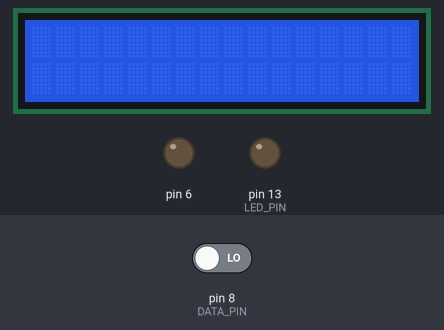
Bench run of a sketch on a simulated Arduino Uno, built with avr-gcc and run on an emulated ATmega328P. On the bench: 16×2 character LCD, output pins drawn as LEDs (lit = HIGH). Inputs (shaded band) come from the test bench; at power-on: pin 8 (DATA_PIN) LOW.

Above: at 1.2 s.
1.3 s: pin 8 (DATA_PIN) driven HIGH
At 3.5 s:
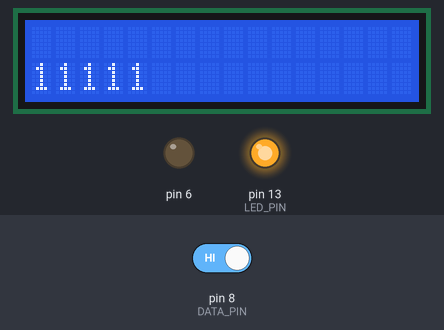
4.3 s: pin 8 (DATA_PIN) driven LOW
At 6.1 s:
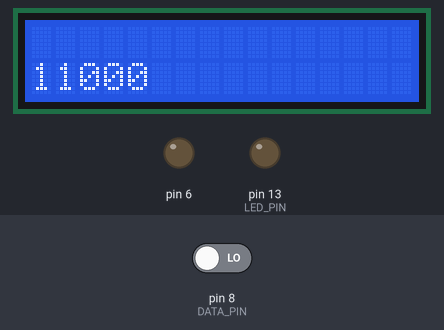
Timing chart, 0 to 7.6 s (numbered marks = the images above; inputs shaded):
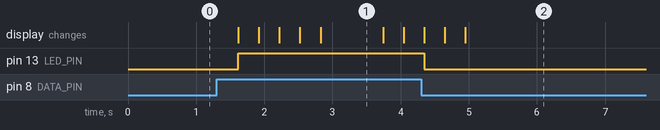

The sketch:

receiverfinal.ino
```cpp
#include <LiquidCrystal_I2C.h>

const int DATA_PIN = 8;
const int LED_PIN  = 13;
const int BIT_MS   = 300;

const uint8_t START_MSG = 30; // 11110
const uint8_t END_MSG   = 31; // 11111

LiquidCrystal_I2C lcd(0x27, 16, 2);

char decode5(uint8_t code) {
  code &= 0x1F;
  if (code <= 25) return (char)('A' + code);
  switch (code) {
    case 26: return '-';
    case 27: return '\'';
    case 28: return '.';
    case 29: return '/';
    default: return '?';
  }
}

void clearTopRow() {
  lcd.setCursor(0, 0);
  for (int i = 0; i < 16; i++) lcd.print(' ');
}

void clearBitRow() {
  lcd.setCursor(0, 1);
  for (int i = 0; i < 16; i++) lcd.print(' ');
}

void putBitOnRow2(int pos, bool bitVal) {
  lcd.setCursor(pos, 1);
  lcd.print(bitVal ? '1' : '0');
}

//read one framed 5-bit code: start(1), 5 bits, stop(0)
//shows the 5 bits appearing on row 2 as they arrive.
//returns 255 if framing error.
uint8_t readCodeAnimated() {
  // wait for start bit HIGH
  while (digitalRead(DATA_PIN) == LOW) {}

  // move into the first data-bit window
  delay(BIT_MS);

  clearBitRow();

  uint8_t code = 0;

  // read 5 bits MSB -> LSB
  for (int b = 4; b >= 0; --b) {
    int v = digitalRead(DATA_PIN);
    digitalWrite(LED_PIN, v ? HIGH : LOW);

    putBitOnRow2(4 - b, v);

    if (v) code |= (1 << b);
    delay(BIT_MS);
  }

  // stop bit (should be LOW)
  int stopBit = digitalRead(DATA_PIN);
  digitalWrite(LED_PIN, stopBit ? HIGH : LOW);
  delay(BIT_MS);

  if (stopBit != LOW) return 255; // framing error
  return code & 0x1F;
}

void setup() {
  pinMode(DATA_PIN, INPUT);
  pinMode(LED_PIN, OUTPUT);
  pinMode(6, OUTPUT);
  digitalWrite(LED_PIN, LOW);

  lcd.init();
  lcd.backlight();
  lcd.clear();
}

void loop() {
  static bool inMessage = false;
  static int  outPos = 0;

  uint8_t code = readCodeAnimated();
  if (code == 255) return; // ignore bad frame

  if (code == START_MSG) {
    inMessage = true;
    outPos = 0;
    clearTopRow();
    clearBitRow();
    return;
  }

  if (!inMessage) return;

  if (code == END_MSG) {
    inMessage = false;
    digitalWrite(6, HIGH);
    delay(500);
    digitalWrite(6, LOW);
    clearBitRow(); // message done; keep top row as final message

    return;
  }

  // normal character
  if (outPos < 16) {
    char c = decode5(code);
    lcd.setCursor(outPos, 0);
    lcd.print(c);
    outPos++;
  }
}
```

Measured:
- after the input at 1.3 s, pin 13 (LED_PIN): LOW → HIGH after 0.32 s; the display: first changes after 0.32 s (image 1 shows a later state)
- after the input at 4.3 s, pin 13 (LED_PIN): HIGH → LOW at once
- what the display in image 1 shows lasts 0.9 s, from 2.8 s to 3.7 s
